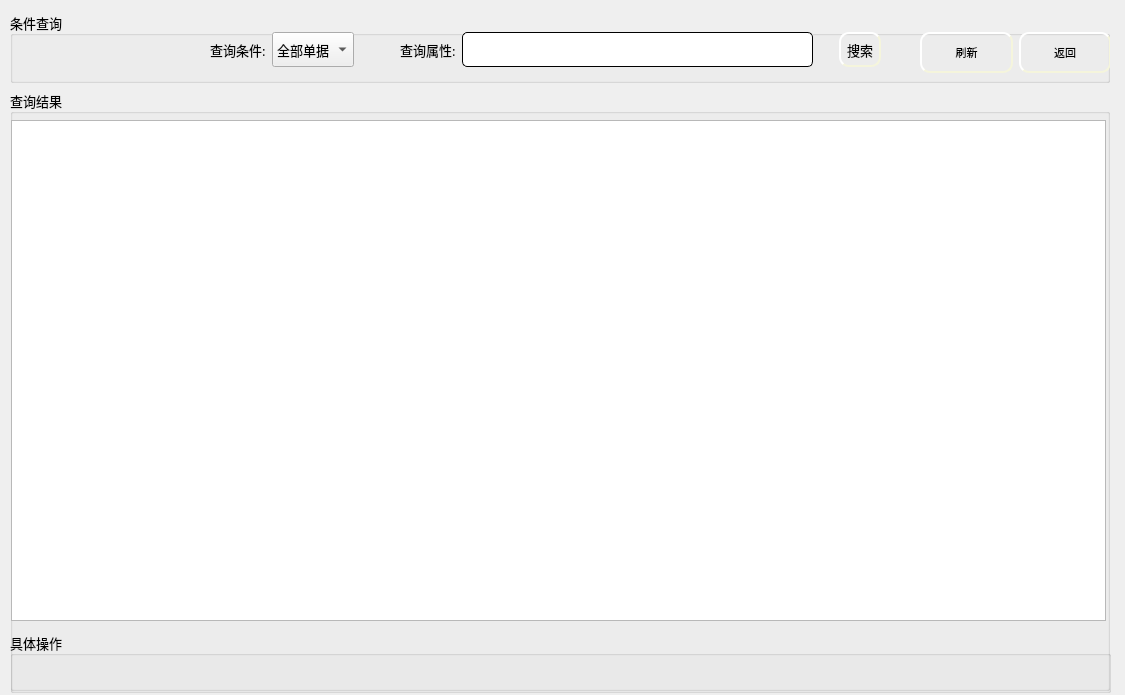
<?xml version="1.0" encoding="UTF-8"?>
<ui version="4.0">
 <class>RepertoryShip</class>
 <widget class="QWidget" name="RepertoryShip">
  <property name="geometry">
   <rect>
    <x>0</x>
    <y>0</y>
    <width>1125</width>
    <height>695</height>
   </rect>
  </property>
  <property name="windowTitle">
   <string>Form</string>
  </property>
  <widget class="QGroupBox" name="groupBox">
   <property name="geometry">
    <rect>
     <x>10</x>
     <y>12</y>
     <width>1100</width>
     <height>71</height>
    </rect>
   </property>
   <property name="font">
    <font>
     <family>楷体</family>
     <pointsize>10</pointsize>
    </font>
   </property>
   <property name="title">
    <string>条件查询</string>
   </property>
   <widget class="QWidget" name="layoutWidget">
    <property name="geometry">
     <rect>
      <x>200</x>
      <y>20</y>
      <width>671</width>
      <height>35</height>
     </rect>
    </property>
    <layout class="QGridLayout" name="gridLayout">
     <item row="0" column="0">
      <widget class="QLabel" name="label">
       <property name="text">
        <string>查询条件:</string>
       </property>
      </widget>
     </item>
     <item row="0" column="5">
      <spacer name="horizontalSpacer">
       <property name="orientation">
        <enum>Qt::Horizontal</enum>
       </property>
       <property name="sizeType">
        <enum>QSizePolicy::Fixed</enum>
       </property>
       <property name="sizeHint" stdset="0">
        <size>
         <width>20</width>
         <height>20</height>
        </size>
       </property>
      </spacer>
     </item>
     <item row="0" column="3">
      <widget class="QLabel" name="label_2">
       <property name="text">
        <string>查询属性:</string>
       </property>
      </widget>
     </item>
     <item row="0" column="1">
      <widget class="QComboBox" name="comboBox">
       <property name="sizePolicy">
        <sizepolicy hsizetype="Preferred" vsizetype="Preferred">
         <horstretch>0</horstretch>
         <verstretch>0</verstretch>
        </sizepolicy>
       </property>
       <item>
        <property name="text">
         <string>全部单据</string>
        </property>
       </item>
       <item>
        <property name="text">
         <string>取货单号</string>
        </property>
       </item>
       <item>
        <property name="text">
         <string>单据状态</string>
        </property>
       </item>
      </widget>
     </item>
     <item row="0" column="4">
      <widget class="QLineEdit" name="le_select">
       <property name="enabled">
        <bool>false</bool>
       </property>
       <property name="sizePolicy">
        <sizepolicy hsizetype="Expanding" vsizetype="Preferred">
         <horstretch>0</horstretch>
         <verstretch>0</verstretch>
        </sizepolicy>
       </property>
       <property name="styleSheet">
        <string notr="true">QLineEdit{
    border-style: outset;
    border-width: 1px;
    border-radius: 5px;

    min-width: 5em;
    padding: 6px;
}</string>
       </property>
      </widget>
     </item>
     <item row="0" column="6">
      <widget class="QPushButton" name="pb_select">
       <property name="sizePolicy">
        <sizepolicy hsizetype="Minimum" vsizetype="Preferred">
         <horstretch>0</horstretch>
         <verstretch>0</verstretch>
        </sizepolicy>
       </property>
       <property name="styleSheet">
        <string notr="true">QPushButton{
	background-image: url(:/ico/pb1.jpg);
    border-style: outset;
    border-width: 2px;
    border-radius: 10px;
    border-color: beige;
    min-width: 5em;
    padding: 6px;
}
QPushButton:hover
{
	
	background-image: url(:/ico/pb.jpg);
    border-style: inset;
}

QPushButton:pressed{
	
	background-image: url(:/ico/pb2.jpg);
    border-style: inset;
}


</string>
       </property>
       <property name="text">
        <string>搜索</string>
       </property>
      </widget>
     </item>
     <item row="0" column="2">
      <spacer name="horizontalSpacer_2">
       <property name="orientation">
        <enum>Qt::Horizontal</enum>
       </property>
       <property name="sizeType">
        <enum>QSizePolicy::Fixed</enum>
       </property>
       <property name="sizeHint" stdset="0">
        <size>
         <width>40</width>
         <height>20</height>
        </size>
       </property>
      </spacer>
     </item>
    </layout>
   </widget>
   <widget class="QWidget" name="layoutWidget">
    <property name="geometry">
     <rect>
      <x>910</x>
      <y>20</y>
      <width>191</width>
      <height>41</height>
     </rect>
    </property>
    <layout class="QGridLayout" name="gridLayout_9">
     <item row="0" column="0">
      <widget class="QPushButton" name="pb_break">
       <property name="sizePolicy">
        <sizepolicy hsizetype="Minimum" vsizetype="Preferred">
         <horstretch>0</horstretch>
         <verstretch>0</verstretch>
        </sizepolicy>
       </property>
       <property name="font">
        <font>
         <pointsize>8</pointsize>
        </font>
       </property>
       <property name="styleSheet">
        <string notr="true">QPushButton{
	background-image: url(:/ico/pb1.jpg);
    border-style: outset;
    border-width: 2px;
    border-radius: 10px;
    border-color: beige;
    min-width: 5em;
    padding: 6px;
}
QPushButton:hover
{
	
	background-image: url(:/ico/pb.jpg);
    border-style: inset;
}

QPushButton:pressed{
	
	background-image: url(:/ico/pb2.jpg);
    border-style: inset;
}


</string>
       </property>
       <property name="text">
        <string>刷新</string>
       </property>
      </widget>
     </item>
     <item row="0" column="1">
      <widget class="QPushButton" name="pb_ack">
       <property name="sizePolicy">
        <sizepolicy hsizetype="Minimum" vsizetype="Preferred">
         <horstretch>0</horstretch>
         <verstretch>0</verstretch>
        </sizepolicy>
       </property>
       <property name="font">
        <font>
         <pointsize>8</pointsize>
        </font>
       </property>
       <property name="styleSheet">
        <string notr="true">QPushButton{
	background-image: url(:/ico/pb1.jpg);
    border-style: outset;
    border-width: 2px;
    border-radius: 10px;
    border-color: beige;
    min-width: 5em;
    padding: 6px;
}
QPushButton:hover
{
	
	background-image: url(:/ico/pb.jpg);
    border-style: inset;
}

QPushButton:pressed{
	
	background-image: url(:/ico/pb2.jpg);
    border-style: inset;
}


</string>
       </property>
       <property name="text">
        <string>返回</string>
       </property>
      </widget>
     </item>
    </layout>
   </widget>
  </widget>
  <widget class="QGroupBox" name="groupBox_3">
   <property name="geometry">
    <rect>
     <x>10</x>
     <y>632</y>
     <width>1101</width>
     <height>61</height>
    </rect>
   </property>
   <property name="font">
    <font>
     <family>楷体</family>
     <pointsize>10</pointsize>
    </font>
   </property>
   <property name="title">
    <string>具体操作</string>
   </property>
  </widget>
  <widget class="QGroupBox" name="groupBox_2">
   <property name="geometry">
    <rect>
     <x>10</x>
     <y>90</y>
     <width>1100</width>
     <height>601</height>
    </rect>
   </property>
   <property name="font">
    <font>
     <family>楷体</family>
     <pointsize>10</pointsize>
    </font>
   </property>
   <property name="title">
    <string>查询结果</string>
   </property>
   <widget class="QStackedWidget" name="stackedWidget">
    <property name="geometry">
     <rect>
      <x>1</x>
      <y>30</y>
      <width>1095</width>
      <height>505</height>
     </rect>
    </property>
    <property name="currentIndex">
     <number>0</number>
    </property>
    <widget class="QWidget" name="page">
     <widget class="QTableWidget" name="tableWidget">
      <property name="geometry">
       <rect>
        <x>0</x>
        <y>0</y>
        <width>1095</width>
        <height>501</height>
       </rect>
      </property>
     </widget>
    </widget>
    <widget class="QWidget" name="page_2">
     <widget class="QLabel" name="lb_id">
      <property name="geometry">
       <rect>
        <x>138</x>
        <y>301</y>
        <width>16</width>
        <height>23</height>
       </rect>
      </property>
      <property name="font">
       <font>
        <pointsize>12</pointsize>
       </font>
      </property>
      <property name="text">
       <string/>
      </property>
     </widget>
     <widget class="QLabel" name="lb_name">
      <property name="geometry">
       <rect>
        <x>138</x>
        <y>339</y>
        <width>16</width>
        <height>23</height>
       </rect>
      </property>
      <property name="font">
       <font>
        <pointsize>12</pointsize>
       </font>
      </property>
      <property name="text">
       <string/>
      </property>
     </widget>
     <widget class="QGroupBox" name="groupBox_4">
      <property name="geometry">
       <rect>
        <x>10</x>
        <y>10</y>
        <width>751</width>
        <height>481</height>
       </rect>
      </property>
      <property name="title">
       <string>可调货地统计表</string>
      </property>
      <property name="alignment">
       <set>Qt::AlignCenter</set>
      </property>
      <layout class="QGridLayout" name="gridLayout_4">
       <item row="0" column="0">
        <widget class="QTableWidget" name="tableWidget_dh"/>
       </item>
      </layout>
     </widget>
     <widget class="QWidget" name="layoutWidget">
      <property name="geometry">
       <rect>
        <x>770</x>
        <y>380</y>
        <width>311</width>
        <height>101</height>
       </rect>
      </property>
      <layout class="QGridLayout" name="gridLayout_7">
       <item row="0" column="0">
        <layout class="QGridLayout" name="gridLayout_5">
         <item row="0" column="0">
          <widget class="QLabel" name="label_13">
           <property name="sizePolicy">
            <sizepolicy hsizetype="Fixed" vsizetype="Preferred">
             <horstretch>0</horstretch>
             <verstretch>0</verstretch>
            </sizepolicy>
           </property>
           <property name="text">
            <string>调货地名称:</string>
           </property>
          </widget>
         </item>
         <item row="0" column="1">
          <widget class="QLineEdit" name="le_dhsite">
           <property name="sizePolicy">
            <sizepolicy hsizetype="Expanding" vsizetype="Preferred">
             <horstretch>0</horstretch>
             <verstretch>0</verstretch>
            </sizepolicy>
           </property>
           <property name="styleSheet">
            <string notr="true">QLineEdit{
    border-style: outset;
    border-width: 1px;
    border-radius: 5px;

    min-width: 5em;
    padding: 6px;
}</string>
           </property>
          </widget>
         </item>
        </layout>
       </item>
       <item row="2" column="0">
        <layout class="QGridLayout" name="gridLayout_6">
         <item row="0" column="0">
          <widget class="QPushButton" name="pb_dhcancel">
           <property name="sizePolicy">
            <sizepolicy hsizetype="Minimum" vsizetype="Preferred">
             <horstretch>0</horstretch>
             <verstretch>0</verstretch>
            </sizepolicy>
           </property>
           <property name="styleSheet">
            <string notr="true">QPushButton{
	background-image: url(:/ico/pb1.jpg);
    border-style: outset;
    border-width: 2px;
    border-radius: 10px;
    border-color: beige;
    min-width: 5em;
    padding: 6px;
}
QPushButton:hover
{
	
	background-image: url(:/ico/pb.jpg);
    border-style: inset;
}

QPushButton:pressed{
	
	background-image: url(:/ico/pb2.jpg);
    border-style: inset;
}


</string>
           </property>
           <property name="text">
            <string>取消</string>
           </property>
          </widget>
         </item>
         <item row="0" column="1">
          <widget class="QPushButton" name="pb_dhok">
           <property name="sizePolicy">
            <sizepolicy hsizetype="Minimum" vsizetype="Preferred">
             <horstretch>0</horstretch>
             <verstretch>0</verstretch>
            </sizepolicy>
           </property>
           <property name="styleSheet">
            <string notr="true">QPushButton{
	background-image: url(:/ico/pb1.jpg);
    border-style: outset;
    border-width: 2px;
    border-radius: 10px;
    border-color: beige;
    min-width: 5em;
    padding: 6px;
}
QPushButton:hover
{
	
	background-image: url(:/ico/pb.jpg);
    border-style: inset;
}

QPushButton:pressed{
	
	background-image: url(:/ico/pb2.jpg);
    border-style: inset;
}


</string>
           </property>
           <property name="text">
            <string>确认</string>
           </property>
          </widget>
         </item>
        </layout>
       </item>
       <item row="1" column="0">
        <spacer name="verticalSpacer">
         <property name="orientation">
          <enum>Qt::Vertical</enum>
         </property>
         <property name="sizeType">
          <enum>QSizePolicy::Fixed</enum>
         </property>
         <property name="sizeHint" stdset="0">
          <size>
           <width>20</width>
           <height>5</height>
          </size>
         </property>
        </spacer>
       </item>
      </layout>
     </widget>
     <widget class="QWidget" name="layoutWidget">
      <property name="geometry">
       <rect>
        <x>770</x>
        <y>310</y>
        <width>311</width>
        <height>41</height>
       </rect>
      </property>
      <layout class="QGridLayout" name="gridLayout_8">
       <item row="0" column="0">
        <widget class="QComboBox" name="cb_analyze">
         <property name="sizePolicy">
          <sizepolicy hsizetype="Fixed" vsizetype="Preferred">
           <horstretch>0</horstretch>
           <verstretch>0</verstretch>
          </sizepolicy>
         </property>
         <item>
          <property name="text">
           <string>路径最短</string>
          </property>
         </item>
         <item>
          <property name="text">
           <string>数量最多</string>
          </property>
         </item>
         <item>
          <property name="text">
           <string>综合排序</string>
          </property>
         </item>
        </widget>
       </item>
       <item row="0" column="1">
        <widget class="QPushButton" name="pb_analyze">
         <property name="sizePolicy">
          <sizepolicy hsizetype="Preferred" vsizetype="Preferred">
           <horstretch>0</horstretch>
           <verstretch>0</verstretch>
          </sizepolicy>
         </property>
         <property name="styleSheet">
          <string notr="true">QPushButton{
	background-image: url(:/ico/pb1.jpg);
    border-style: outset;
    border-width: 2px;
    border-radius: 10px;
    border-color: beige;
    min-width: 5em;
    padding: 6px;
}
QPushButton:hover
{
	
	background-image: url(:/ico/pb.jpg);
    border-style: inset;
}

QPushButton:pressed{
	
	background-image: url(:/ico/pb2.jpg);
    border-style: inset;
}


</string>
         </property>
         <property name="text">
          <string>分析最优调货地</string>
         </property>
        </widget>
       </item>
      </layout>
     </widget>
     <widget class="QWidget" name="layoutWidget">
      <property name="geometry">
       <rect>
        <x>770</x>
        <y>51</y>
        <width>311</width>
        <height>241</height>
       </rect>
      </property>
      <layout class="QGridLayout" name="gridLayout_3">
       <item row="0" column="0">
        <widget class="QLabel" name="label_14">
         <property name="sizePolicy">
          <sizepolicy hsizetype="Fixed" vsizetype="Preferred">
           <horstretch>0</horstretch>
           <verstretch>0</verstretch>
          </sizepolicy>
         </property>
         <property name="text">
          <string>调货单号:</string>
         </property>
        </widget>
       </item>
       <item row="0" column="1">
        <widget class="QLabel" name="lb_dhid">
         <property name="text">
          <string/>
         </property>
        </widget>
       </item>
       <item row="1" column="0">
        <widget class="QLabel" name="label_7">
         <property name="sizePolicy">
          <sizepolicy hsizetype="Fixed" vsizetype="Preferred">
           <horstretch>0</horstretch>
           <verstretch>0</verstretch>
          </sizepolicy>
         </property>
         <property name="text">
          <string>申请地编号:</string>
         </property>
        </widget>
       </item>
       <item row="1" column="1">
        <widget class="QLabel" name="lb_sdid">
         <property name="text">
          <string/>
         </property>
        </widget>
       </item>
       <item row="2" column="0">
        <widget class="QLabel" name="label_5">
         <property name="sizePolicy">
          <sizepolicy hsizetype="Fixed" vsizetype="Preferred">
           <horstretch>0</horstretch>
           <verstretch>0</verstretch>
          </sizepolicy>
         </property>
         <property name="text">
          <string>申请地名称:</string>
         </property>
        </widget>
       </item>
       <item row="2" column="1">
        <widget class="QLabel" name="lb_sdname">
         <property name="text">
          <string/>
         </property>
        </widget>
       </item>
       <item row="3" column="0">
        <widget class="QLabel" name="label_9">
         <property name="text">
          <string>申请地地址:</string>
         </property>
        </widget>
       </item>
       <item row="3" column="1">
        <widget class="QLabel" name="lb_sdsite">
         <property name="text">
          <string/>
         </property>
        </widget>
       </item>
       <item row="4" column="0">
        <widget class="QLabel" name="label_6">
         <property name="text">
          <string>申请商品名:</string>
         </property>
        </widget>
       </item>
       <item row="4" column="1">
        <widget class="QLabel" name="lb_spname">
         <property name="text">
          <string/>
         </property>
        </widget>
       </item>
       <item row="5" column="0">
        <widget class="QLabel" name="label_11">
         <property name="text">
          <string>申请商品数:</string>
         </property>
        </widget>
       </item>
       <item row="5" column="1">
        <widget class="QLabel" name="lb_spnum">
         <property name="text">
          <string/>
         </property>
        </widget>
       </item>
      </layout>
     </widget>
    </widget>
   </widget>
  </widget>
 </widget>
 <resources/>
 <connections/>
</ui>
